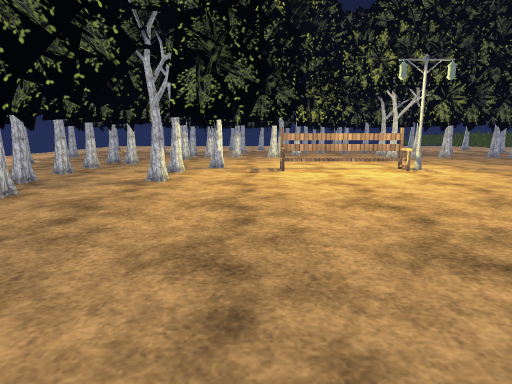
View 1 (above)

24 first-person views from a walk through a 3-D level made in the Unity game engine. The camera is 1.2 m above the floor, tilts 10° down and sees 75° across. The floor is counted in squares, 0.67 m on a side. Each view is taken from the middle of a square. On the plan, view 1 faces up. The plan holds only what a view shows up to about 17 squares ahead; the rest is blank. The place goes on beyond the plan. The player is left out. Some surface patterns are stand-ins.

View 2
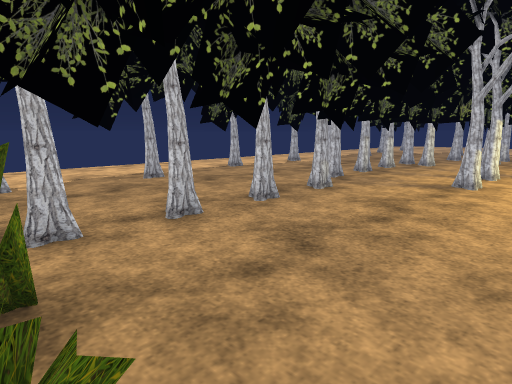

View 3
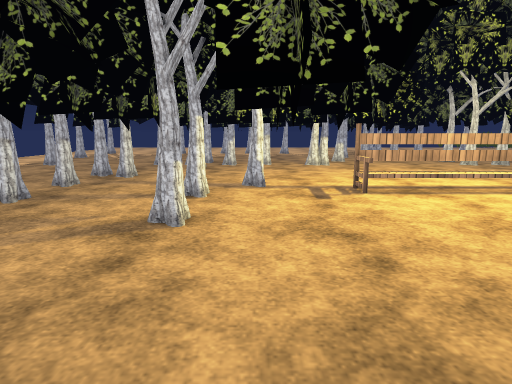

View 4
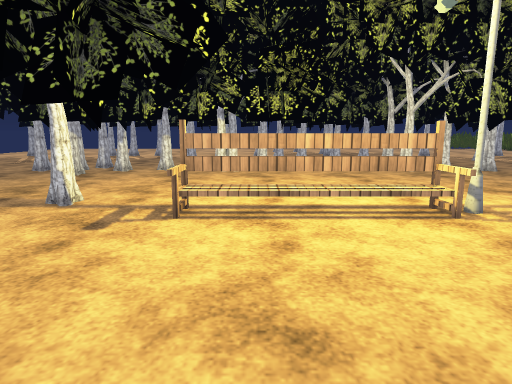

View 5
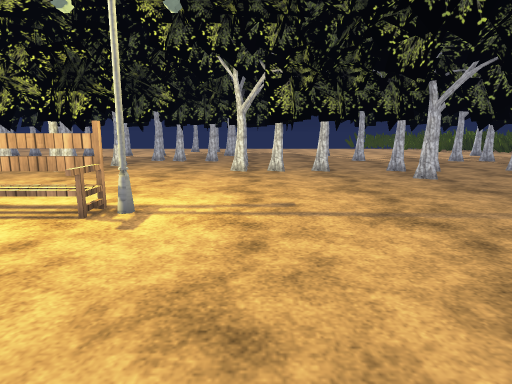

View 6
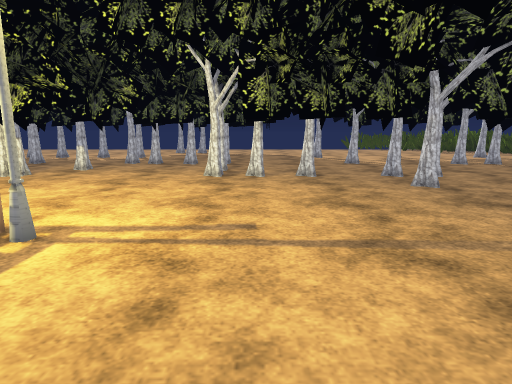

View 7
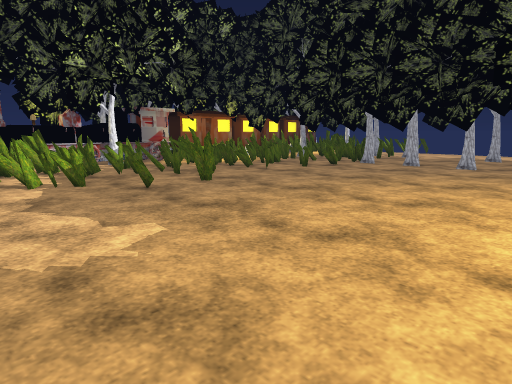

View 8
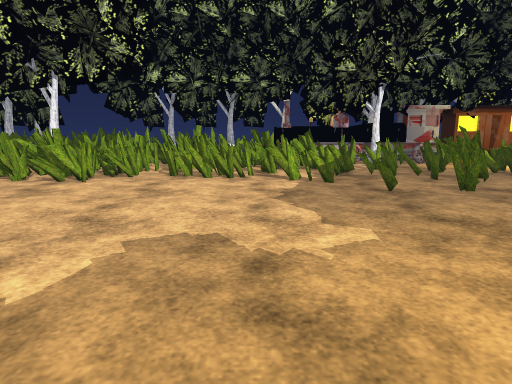

View 9
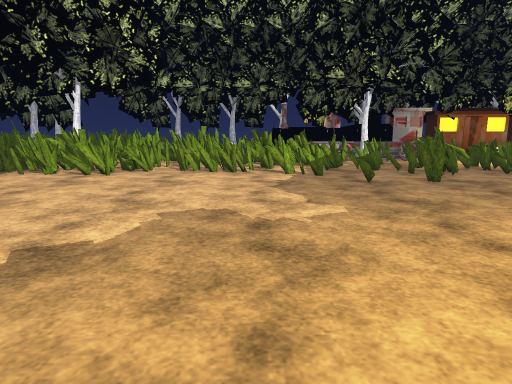

View 10
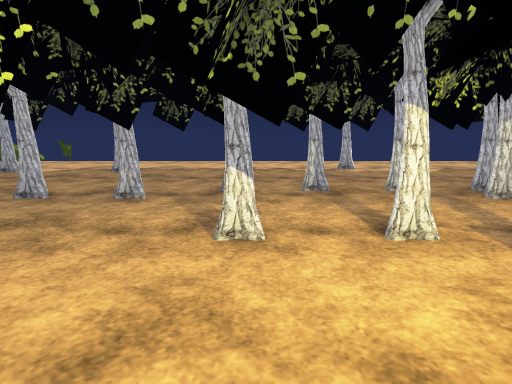

View 11
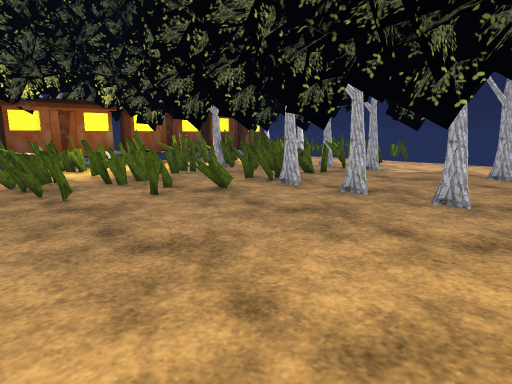

View 12
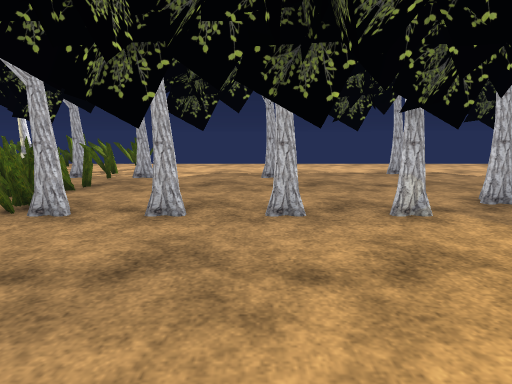

View 13
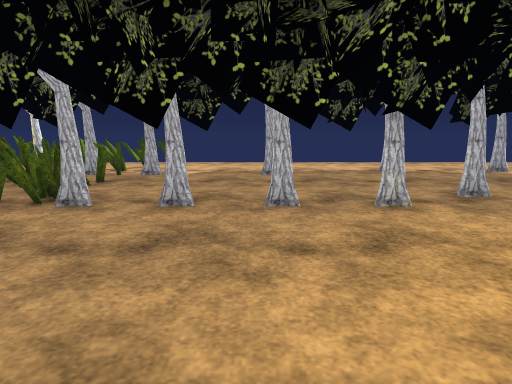

View 14
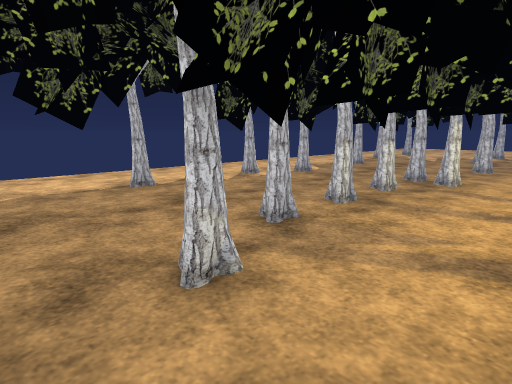

View 15
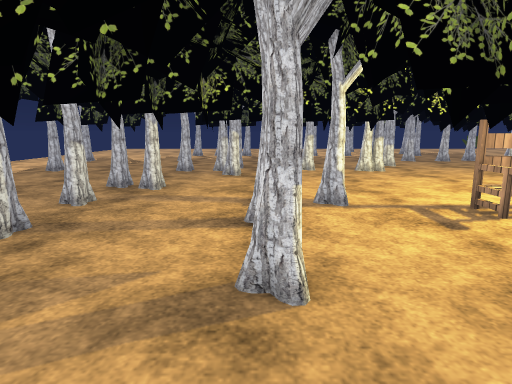

View 16
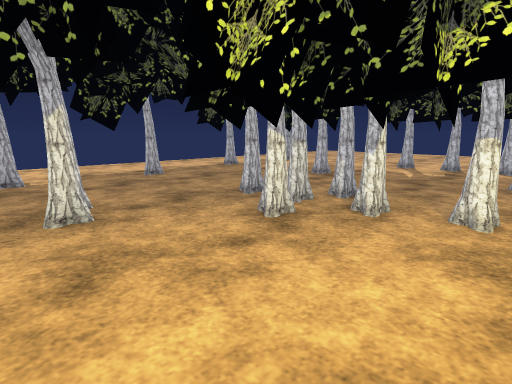

View 17
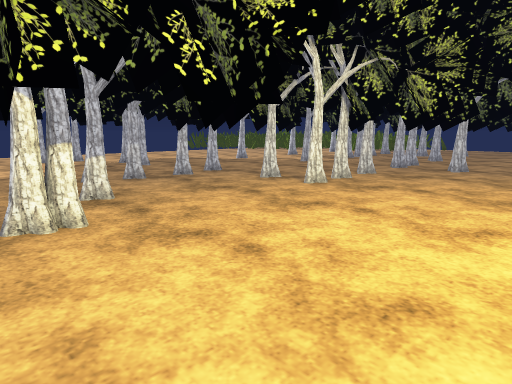

View 18
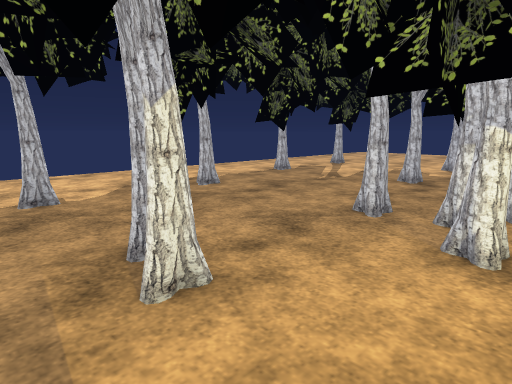

View 19
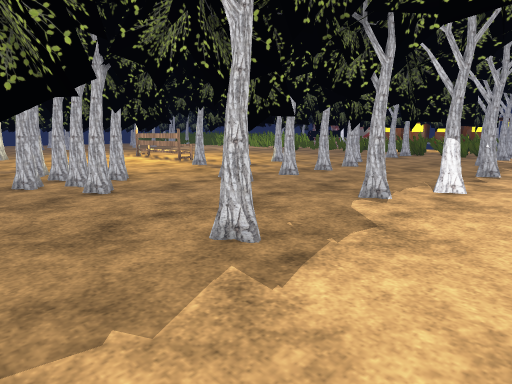

View 20
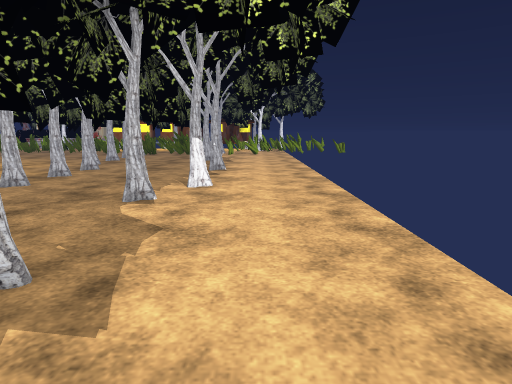

View 21
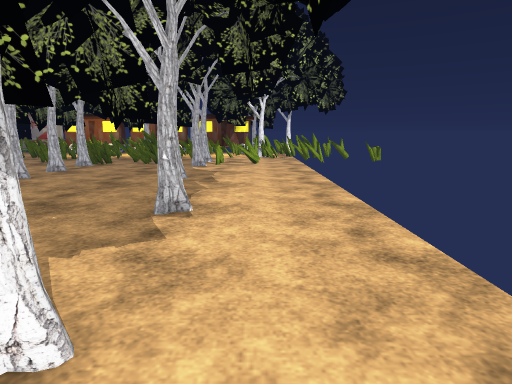

View 22
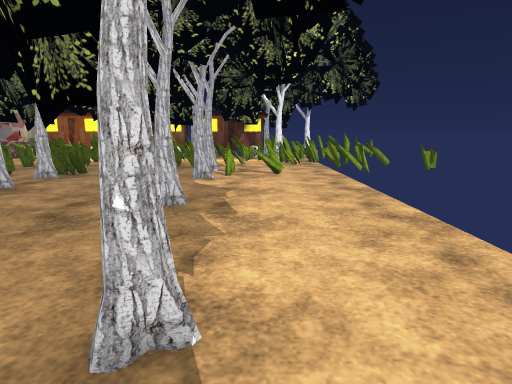

View 23
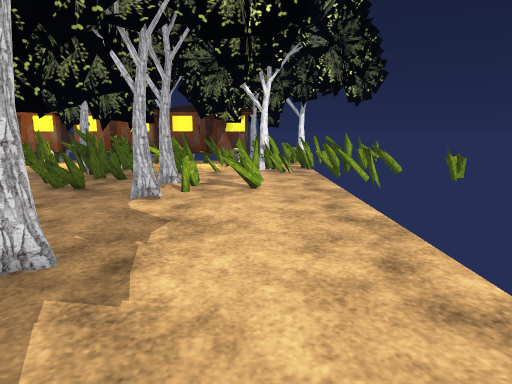

View 24
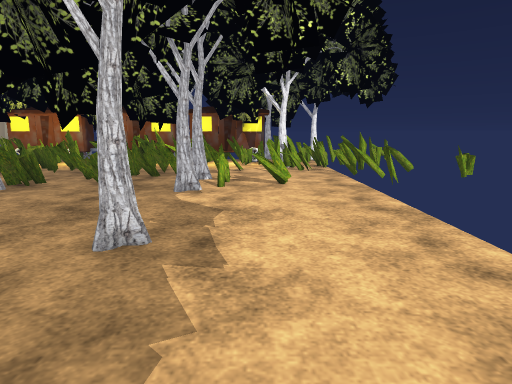

### Floor plan
Key: @ floor where view 1 was taken; # wall or solid block; x gap in a wall; . floor; = window, fence, low wall or low ledge; T thing the floor can be seen under or through; O other object.
Columns run from 21 left of view 1 to 20 right of it. Each row starts with its distance up from view 1.
 29    .....O.....  ..... O  ...OO.O.O
 28     ...OOO....OO..... OO#O.OOOOOOO   ...
 27   ...... ...... #.... ......O.O#.x.......
 26   ..............O...O..... ...... .......
 25   .....#......x#O O O.OO..OO...#OO.O...OOO
 24   .......O.....O#OO  O..O.O .....##O.O..OO
 23   .......O......OO#OOOO.OO.......OOO.O.OOO
 22   .......OO....#O O#O #.#OO......OOOxOOOOO
 21   ..........O...O   .....O...........x..
 20   .....#O...O##..O# ................. ...O
 19   .......O....OO........................
 18   ....O..O..O.. O..O....................
 17   ....O..OO.O.#OO.....OOOOOOO#.........
 16   ......O O...OOOO...OO.....O#.........
 15   x ....O...O.OO.O...O................
 14   ......#.....##...OO# ..............
 13   ........... OO.#.OO................
 12   ....#.   .OOOO... O...............
 11   ......  x... ....O...............
 10   ......T  ...OO...OO...............
  9   ......T  ..O#O...#.................
  8   ............. .....................
  7   .....#.....O#OO.....................
  6   ............OOO......................
  5   .......O......O......................
  4   .......OO..O#OO.......................
  3   .......# .... #........................
  2   .....O..... OOO.........................
  1   ...### .O..#OOO..=.....#=.=.............
  0 # ..######O#.######=.@...#=.............=
 -1 # .....# OO####OOO##==..=....==.......#.##
 -2 #O...... ###  ##O ==#=.===..====.=#=..####
 -3 ##..#...###   #O #=====#======..==#===##
 -4 #  ##.####    ###==.==#==#=##=.##=.==##
 -5    # .#        ##==.=# #######.=#   =##
 -6       #           #==       #####====#

Where each view was taken, in squares from view 1:
view 1: 0 up, 0 right, facing up
view 2: 0 up, 1 left, facing up-left
view 3: 6 up, 2 left, facing up
view 4: 9 up, 3 right, facing up
view 5: 9 up, 11 right, facing up
view 6: 11 up, 12 right, facing up
view 7: 11 up, 12 right, facing down-left
view 8: 11 up, 11 right, facing down
view 9: 13 up, 11 right, facing down
view 10: 13 up, 2 right, facing left
view 11: 9 up, 2 right, facing down-left
view 12: 6 up, 0 right, facing left
view 13: 6 up, 1 right, facing left
view 14: 7 up, 4 left, facing up-left
view 15: 9 up, 4 left, facing up
view 16: 18 up, 0 right, facing up-left
view 17: 18 up, 0 right, facing up-right
view 18: 18 up, 4 left, facing up-left
view 19: 29 up, 18 left, facing down-right
view 20: 29 up, 17 left, facing down
view 21: 20 up, 17 left, facing down
view 22: 15 up, 16 left, facing down
view 23: 11 up, 17 left, facing down
view 24: 12 up, 16 left, facing down
